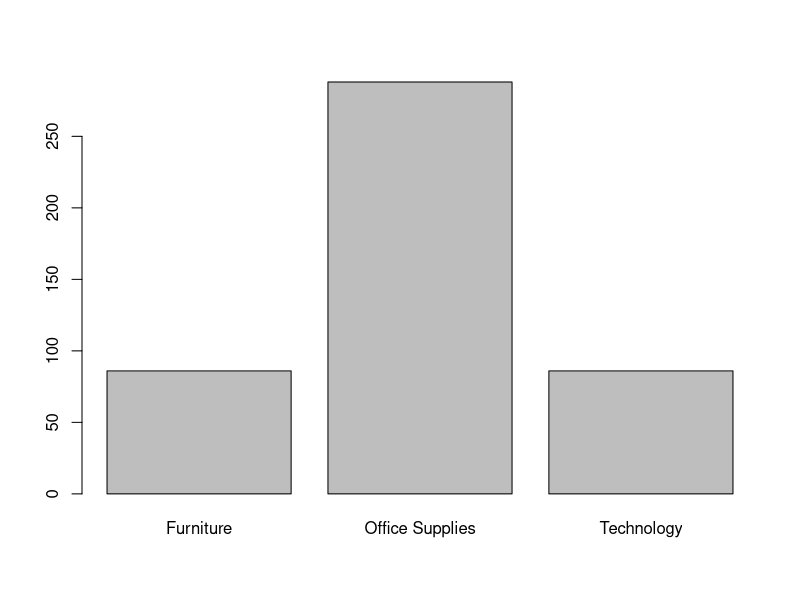

Write the R code that produced this figure.
## ---- chunk 1
library(stringr)
library(lubridate)
library(forcats)
## ---- chunk 2
sales <- read.delim("Data/sales_pipe.txt"
                     ,stringsAsFactors=FALSE
                     ,sep = "|"
 )
## ---- chunk 3
colnames(sales)[1] <- "Row.ID"
## ---- chunk 4
sales$Ship.Date <- as_date(sales$Ship.Date, format = "%B %d %Y")
sales$Order.Date <- as_date(sales$Order.Date, format = "%m/%d/%Y")
difftime(max(sales$Order.Date), min(sales$Order.Date))
print(paste("Time difference of", time_length(
  difftime(max(sales$Order.Date), min(sales$Order.Date)),"years"), "years"))
difftime(max(sales$Order.Date), min(sales$Order.Date), units = "weeks")
## ---- chunk 5
mean(difftime(sales$Ship.Date, sales$Order.Date, units = "days"))
## ---- chunk 6
sales$Customer.First.Name <- gsub( " .*$", "", sales$Customer.Name)
length(unique(sales$Customer.Name[sales$Customer.First.Name == "Bill"]))
## ---- chunk 7
sum(grepl("Table", sales$Product.Name))
## ---- chunk 8
as.data.frame(table(sales$State))
## ---- chunk 9
sales_Texas <- table(sales$Category[sales$State=="Texas"])
barplot(sales_Texas)
## ---- chunk 10
aggregate(sales$Profit, by = list(sales$Region), FUN = mean)
## ---- chunk 11
aggregate(sales$Profit, by = list(substr(sales$Order.Date,1,4)), FUN = mean)
